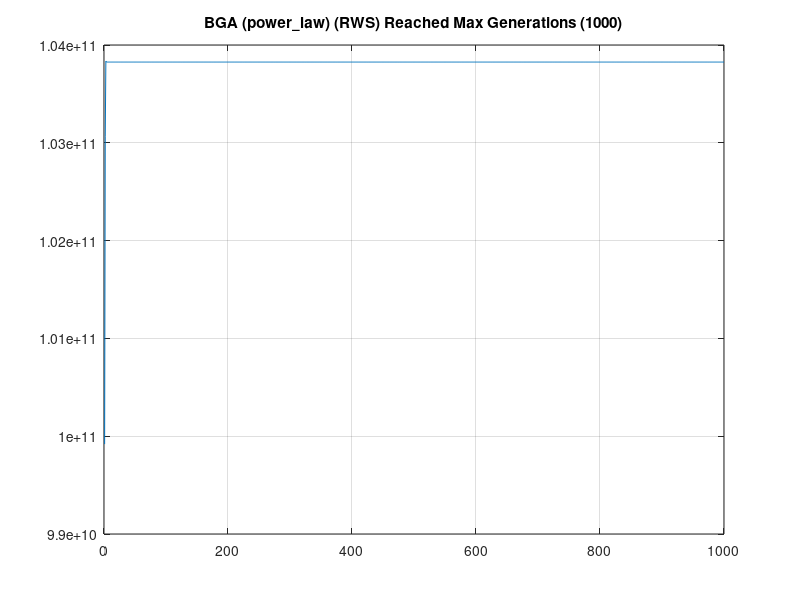

MATLAB code for this plot:
function bga1()
    clc; clear; close all; 

    %% Configuration
    cfg.fitnessMode      = 'power_law';    % 'power_law' or 'linear'
    cfg.reproductionMode = 'RWS';       % 'RWS' or 'TS'
    cfg.crossoverMode    = 'mask'; % 'one-point', 'two-point', or 'mask'
    cfg.mutationMode     = 'string';    % 'bit', 'string', or 'uniform'
    cfg.populationSize   = 10;
    cfg.chromosomeLength = 10;
    cfg.maxGenerations   = 1000;
    cfg.decodeWeights    = [8 4 2 1 0.5 0.25 0.125 0.0625 0.03125];
    cfg.valueRange       = [-10, 10];

    %% Run GA
    [bestX, fitnessHistory, genCount] = runBGA(cfg);

    %% plot紀錄
    fitnessHistory = fitnessHistory(1:genCount); 
    fitnessHistory = fitnessHistory(:)';          

    %% Plot Results
    figure;
    plot(1:genCount, fitnessHistory, '-')
    grid on;
    if ~isempty(bestX)
        title( sprintf('BGA (%s) (%s) GEN:%d, x=%.4f', ...
               cfg.fitnessMode, cfg.reproductionMode, genCount, bestX), ...
               'Interpreter','none' );
    else
        title( sprintf('BGA (%s) (%s) Reached Max Generations (%d)', ...
               cfg.fitnessMode, cfg.reproductionMode, cfg.maxGenerations), ...
               'Interpreter','none' );
    end
end
%% Loop
function [bestX, maxFitHistory, generation] = runBGA(cfg)
    % Initialize
    pop = randi([0 1], cfg.populationSize, cfg.chromosomeLength);
    maxFitHistory = zeros(1, cfg.maxGenerations);
    bestX = [];

    trueMaxX    = fminbnd(@(x)-objective(x), cfg.valueRange(1), cfg.valueRange(2));
    step        = cfg.decodeWeights(end);                
    discX       = round(trueMaxX/step) * step;           
    termValDisc = objective(discX);                      
    termFit     = adaptFitness(termValDisc, cfg);        

    for generation = 1:cfg.maxGenerations
        decoded = decodePopulation(pop, cfg);
        fitness = adaptFitness(objective(decoded), cfg);
        maxFitHistory(generation) = max(fitness);
   
        if maxFitHistory(generation) >= termFit
            bestIdx = find(fitness == max(fitness), 1);
            bestX = decoded(bestIdx);
            break;
        end

        parents = selectParents(pop, fitness, cfg);
        offspring = doCrossover(parents, cfg);
        pop = doMutation(offspring, cfg);
    end

    % gen紀錄
    maxFitHistory = maxFitHistory(1:generation);
end

%% Objective Function
function y = objective(x)
    y = -15*(sin(2*x)).^2 - (x-2).^2 + 160;
end

%% Fitness mode
function fAdj = adaptFitness(fRaw, cfg)
    switch cfg.fitnessMode
        case 'power_law'
            fAdj = fRaw .^ 5;
        case 'linear'
            fAdj = 1e5 * fRaw + 5;
        otherwise
            error('Unknown fitness mode.');
    end
end

%% Decode Binary
function values = decodePopulation(pop, cfg)
    signBits = pop(:,1);
    fracBits = pop(:,2:end);
    decoded  = fracBits * cfg.decodeWeights';
    values   = decoded .* (1 - 2*signBits);
end

%% reproduction
function parents = selectParents(pop, fitness, cfg)
    N = size(pop,1);
    parents = zeros(size(pop));
    switch cfg.reproductionMode
        case 'RWS'
            cumFit = cumsum(fitness);
            total  = cumFit(end);
            r      = rand(1,N) * total;
            for i = 1:N
                idx = find(cumFit >= r(i), 1);
                parents(i,:) = pop(idx,:);
            end
        case 'TS'
            for i = 1:N
                cand = randperm(N,2);
                [~,b] = max(fitness(cand));
                parents(i,:) = pop(cand(b),:);
            end
        otherwise
            error('Unknown reproduction mode.');
    end
end

%% Crossover
function offspring = doCrossover(parents, cfg)
    N = size(parents,1);
    offspring = parents;
    pairs = randperm(N, N-2);
    for i = 1:2:length(pairs)-1
        a = pairs(i); b = pairs(i+1);
        switch cfg.crossoverMode
            case 'one-point'
                pt = randi(cfg.chromosomeLength);
                offspring([a b],:) = swapSegment(parents([a b],:), pt, pt);
            case 'two-point'
                pts = sort(randi(cfg.chromosomeLength,1,2));
                offspring([a b],:) = swapSegment(parents([a b],:), pts(1), pts(2));
            case 'mask'
                mask   = randi([0 1],1, cfg.chromosomeLength);
                tA     = parents(a,:);
                tB     = parents(b,:);
                offspring(a,:) = tA.*mask + tB.*(1-mask);
                offspring(b,:) = tB.*mask + tA.*(1-mask);
            otherwise
                error('Unknown crossover mode.');
        end
    end
end

%% Swap
function pairOff = swapSegment(pair, i1, i2)
    pairOff            = pair;
    pairOff(1,i1:i2) = pair(2,i1:i2);
    pairOff(2,i1:i2) = pair(1,i1:i2);
end

%% Mutation 
function mutants = doMutation(pop, cfg)
    mutants = pop;
    N       = size(pop,1);
    switch cfg.mutationMode
        case 'bit'
            i = randi(N);
            j = randi(cfg.chromosomeLength);
            mutants(i,j) = 1 - mutants(i,j);
        case 'string'
            if randi(10) == 1
                i = randi(N);
                mutants(i,:) = 1 - mutants(i,:);
            end
        case 'uniform'
            if randi(2) == 1
                i   = randi(N);
                pos = randi(cfg.chromosomeLength,1,2);
                mutants(i,pos) = 1 - mutants(i,pos);
            end
        otherwise
            error('Unknown mutation mode.');
    end
end
